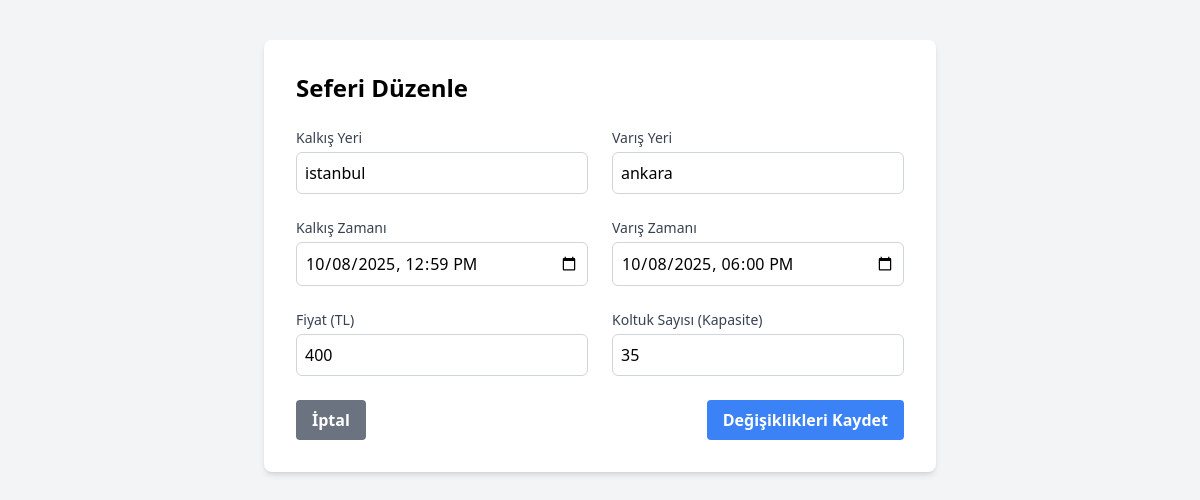
Screenshot of /edit-trip.php?id=3f0784a3a20799a2bd4d5c6dc2db71ea (signed in) with the database file from the repository.
### tables this page shows
CREATE TABLE Trips(
    id TEXT PRIMARY KEY,
    company_id TEXT NOT NULL,
    destination_city TEXT NOT NULL,
    arrival_time DATETIME NOT NULL,
    departure_time DATETIME NOT NULL,
    departure_city TEXT NOT NULL,
    price INTEGER NOT NULL,
    capacity INTEGER NOT NULL,
    created_date TIMESTAMP,
    FOREIGN KEY(company_id) REFERENCES Bus_Company (id)
);

### edit-trip.php (the view, shortened to what this page needs)
<?php
require 'config.php';
$trip_id = $_GET['id'];
$company_id = $_SESSION['company_id'];
$trip = null;
try {
    $stmt = $pdo->prepare("SELECT * FROM Trips WHERE id = :id AND company_id = :company_id");
    $stmt->execute([':id' => $trip_id, ':company_id' => $company_id]);
    $trip = $stmt->fetch(PDO::FETCH_ASSOC);
} catch (PDOException $e) {
    die("Veritabanı hatası: " . $e->getMessage());
}
?>
<!DOCTYPE html>
<html lang="tr">
<head>
    <link href="/dist/output.css" rel="stylesheet">
</head>
<body class="bg-gray-100">
    <div class="container mx-auto mt-10 max-w-2xl">
        <div class="bg-white p-8 rounded-lg shadow-md">
            <h1 class="text-2xl font-bold mb-6">Seferi Düzenle</h1>
            <form action="edit-trip.php?id=<?php echo htmlspecialchars($trip_id); ?>" method="POST">
                <div class="grid grid-cols-1 md:grid-cols-2 gap-6">
                    <div>
                        <label for="departure_city" class="block text-sm font-medium text-gray-700">Kalkış Yeri</label>
                        <input list="sehir-listesi" id="departure_city" name="departure_city" value="<?php echo htmlspecialchars($trip['departure_city']); ?>" required class="mt-1 block w-full p-2 border border-gray-300 rounded-md">
                    </div>
                    <div>
                        <label for="destination_city" class="block text-sm font-medium text-gray-700">Varış Yeri</label>
                        <input list="sehir-listesi" id="destination_city" name="destination_city" value="<?php echo htmlspecialchars($trip['destination_city']); ?>" required class="mt-1 block w-full p-2 border border-gray-300 rounded-md">
                    </div>
                    <div>
                        <label for="departure_time" class="block text-sm font-medium text-gray-700">Kalkış Zamanı</label>
                        <input type="datetime-local" name="departure_time" id="departure_time" value="<?php echo htmlspecialchars($trip['departure_time']); ?>" required class="mt-1 block w-full p-2 border border-gray-300 rounded-md">
                    </div>
                     <div>
                        <label for="arrival_time" class="block text-sm font-medium text-gray-700">Varış Zamanı</label>
                        <input type="datetime-local" name="arrival_time" id="arrival_time" value="<?php echo htmlspecialchars($trip['arrival_time']); ?>" required class="mt-1 block w-full p-2 border border-gray-300 rounded-md">
                    </div>
                     <div>
                        <label for="price" class="block text-sm font-medium text-gray-700">Fiyat (TL)</label>
                        <input type="number" name="price" id="price" value="<?php echo htmlspecialchars($trip['price']); ?>" required class="mt-1 block w-full p-2 border border-gray-300 rounded-md">
                    </div>
                    <div>
                        <label for="capacity" class="block text-sm font-medium text-gray-700">Koltuk Sayısı (Kapasite)</label>
                        <input type="number" name="capacity" id="capacity" value="<?php echo htmlspecialchars($trip['capacity']); ?>" required class="mt-1 block w-full p-2 border border-gray-300 rounded-md">
                    </div>
                </div>
                <div class="mt-6 flex justify-between">
                    <a href="company-admin-dashboard.php" class="bg-gray-500 text-white font-bold py-2 px-4 rounded hover:bg-gray-600 transition">İptal</a>
                    <button type="submit" class="bg-blue-500 text-white font-bold py-2 px-4 rounded hover:bg-blue-600 transition">Değişiklikleri Kaydet</button>
                </div>
            </form>
        </div>
    </div>
</body>
</html>

### rows the page displays
trips: departure_city "i̇stanbul", destination_city "ankara", departure_time "10/08/2025 12:59", arrival_time "10/08/2025 18:00", price "400", capacity "35"
